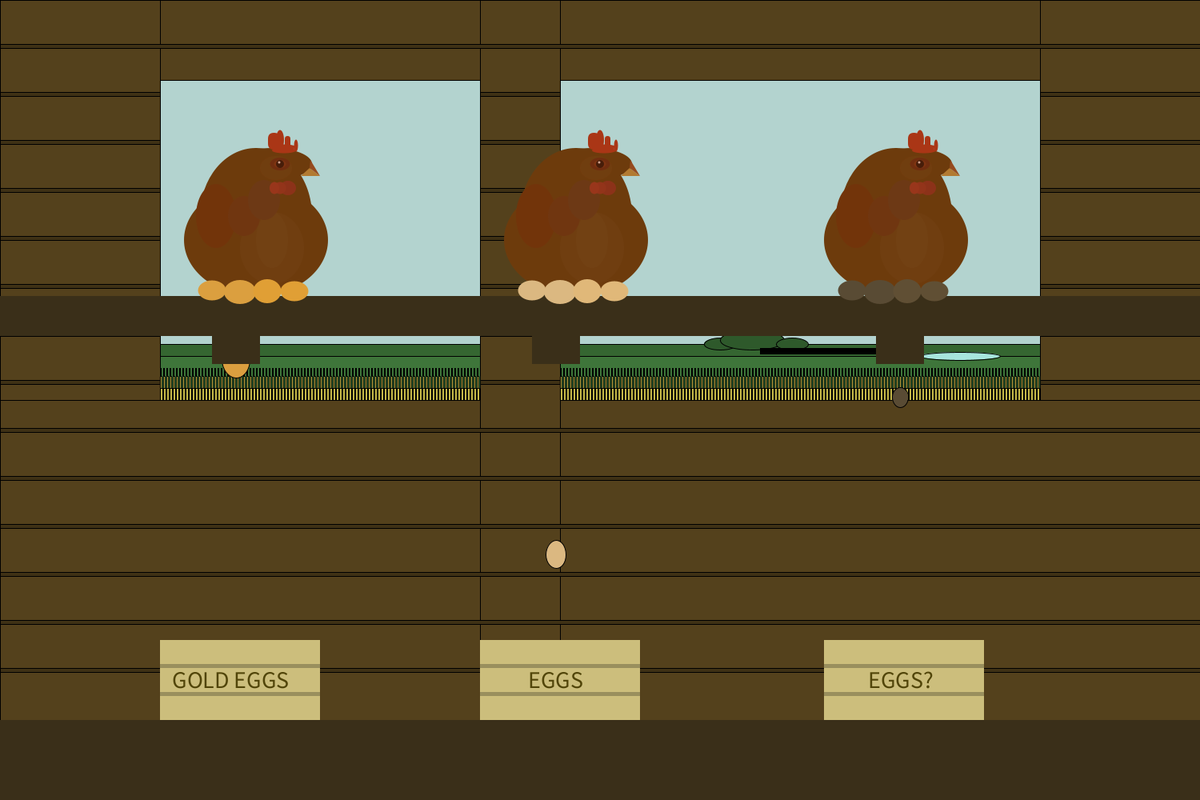
Frame 1 (no input)
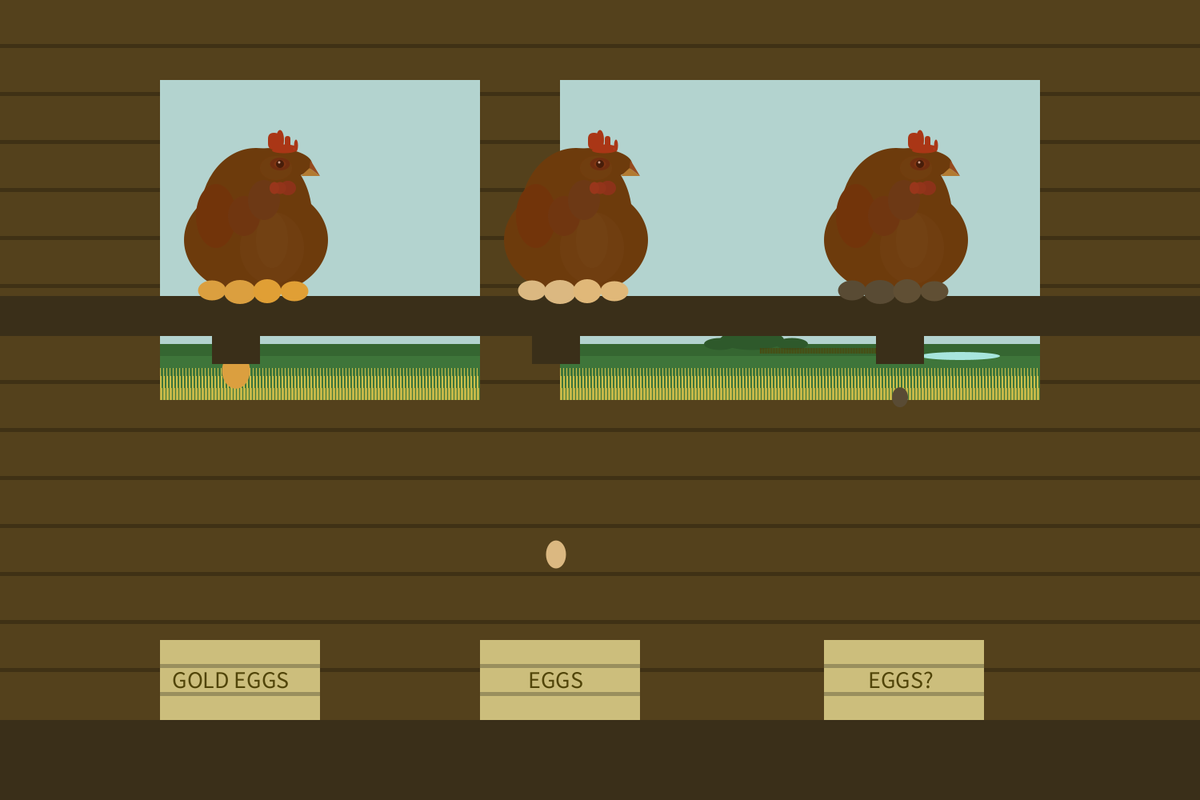
Frame 60 (the mouse pressed at the canvas centre just before this capture)
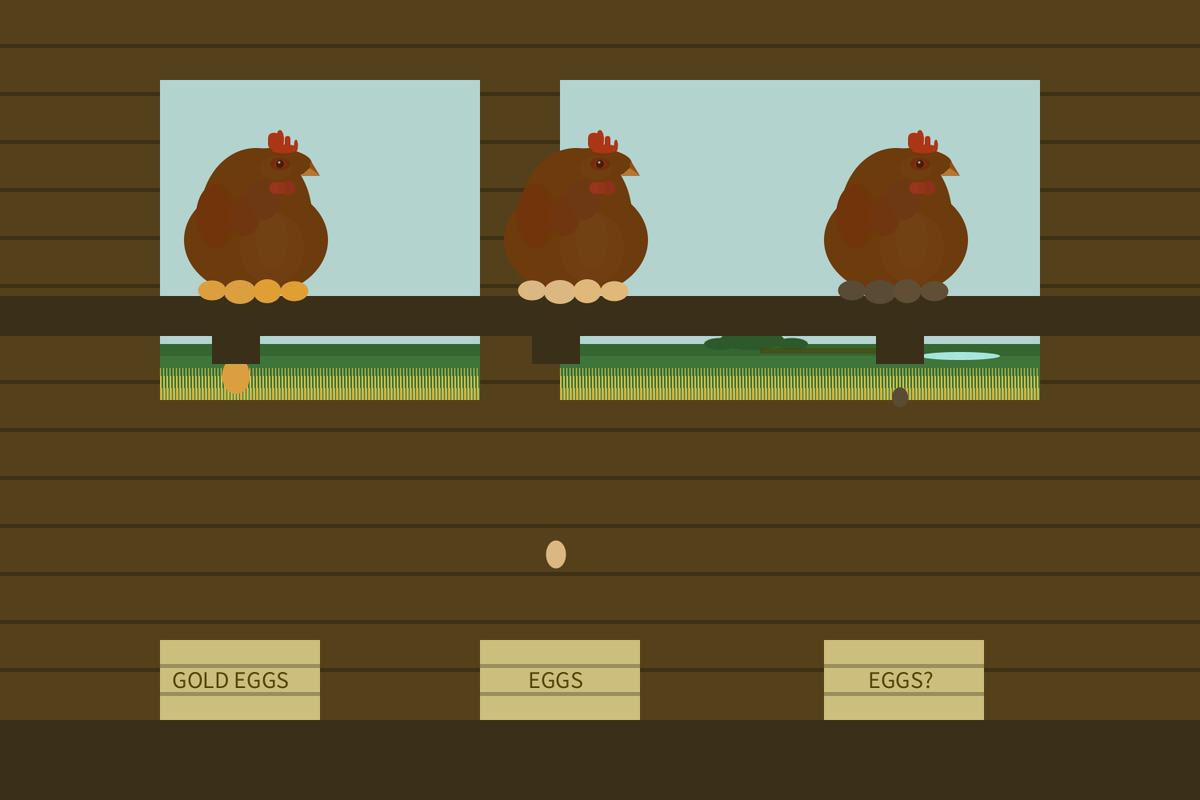
Frame 120 (the mouse held since frame 60 and released just before this capture)

The Processing sketch that drew these frames (run headless with seeded random() and noise(); from frame 60 on, the mouse is pressed at the canvas centre):

// Processing sketch: processing_164635
// ── processing_164635.pde

void setup() {
  size(1500, 1000);
  colorMode(HSB, 360, 100, 100);
  smooth();
}

void draw() {
    smooth();
  background(172, 15, 83); 
  //grass
  fill(116, 51, 40);
  rect(0, 430, 1500, 1000);
  fill(116, 51, 35);
  ellipse(900, 430, 40, 15);
  ellipse(940, 425, 80, 25);
  ellipse(990, 430, 40, 15);
  fill(116, 50, 46);
  rect(0, 445, 1500, 1000);
  fill(172, 27, 90);
  ellipse(1200, 445, 100, 10);


  //fence
  for (int y=950; y<1100; y+=2) {
    fill(47, 95, 32);
    rect(y, 435, 1, 7);
  }
  //cornfield
  for (int x=0; x<1300; x+=4) {
    fill(54, 63, 80);
    rect(x, 460, 1, 10);
    rect(x, 470, 2, 20);
    fill(54, 63, 77);
    rect(x, 485, 3, 30);
  }

  //coop wall
  fill(40, 66, 33);
  rect(0, 0, 200, 1000);
  rect(200, 0, 1500, 100);
  rect(1300, 0, 1500, 1000);
  rect(0, 500, 1500, 1000);
  rect(600, 0, 100, 1000);

  //coop lines
  fill(40, 66, 25);
  for (int i=-5; i < 100; i+=60) {
    rect(0, i, 1500, 5);
  }
  for (int i = 115; i<850; i+=60) {
    rect(0, i, 200, 5);
  }

  for (int i = 115; i<700; i+=60) {
    rect(600, i, 100, 5);
  }
  for (int i = 115; i<850; i+=60) {
    rect(1300, i, 200, 5);
  }

  for (int i = 535; i<850; i+=60) {
    rect(0, i, 1500, 5);
  }


  //falling eggs
  float g = (map(second(), 0, 59, 430, 823));
  fill(37, 71, 86);
  ellipse(295, g, 35, 45);


  float e = (map(minute(), 0, 59, 430, 818));
  fill(37, 41, 86);
  ellipse(695, e, 25, 35);

  float p = (map(hour(), 0, 23, 430, 813));
  fill(37, 41, 35);
  ellipse(1125, p, 20, 25);

  //platform
  noStroke();
  fill(40, 57, 23);
  rect(0, 370, 1500, 50); 
  rect(0, 900, 1500, 100);
  //egg shoot  
  rect(265, 355, 60, 100);
  rect(665, 355, 60, 100);
  rect(1095, 355, 60, 100);

  //crate
  fill(50, 39, 80);
  rect(200, 800, 200, 100);
  rect(600, 800, 200, 100);
  rect(1030, 800, 200, 100);
  //crate lines
  fill(50, 39, 60);
  rect(200, 830, 200, 5);
  rect(200, 865, 200, 5);
  rect(600, 830, 200, 5);
  rect(600, 865, 200, 5);
  rect(1030, 830, 200, 5);
  rect(1030, 865, 200, 5);

  //egg sign
  fill(50, 88, 32);
  textSize(30);
  text("GOLD EGGS", 215, 860);

  textSize(30);
  text("EGGS", 660, 860);

  textSize(30);
  text("EGGS?", 1085, 860);









  //hen 1

  fill(29, 89, 43);
  ellipse(320, 300, 180, 140);
  ellipse(320, 270, 140, 170);
  ellipse(340, 205, 100, 40);
  fill(29, 85, 44);
  ellipse(340, 310, 80, 90);
  fill(29, 83, 45);
  ellipse(340, 300, 40, 70);
  fill(24, 91, 45);
  ellipse(270, 270, 50, 80);
  fill(24, 85, 44);
  ellipse(305, 270, 40, 50); 
  fill(24, 80, 43);
  ellipse(330, 250, 40, 50); 
  fill(24, 94, 48);
  ellipse(345, 210, 40, 30);
  fill(29, 86, 44);
  ellipse(345, 210, 40, 30);
  fill(19, 86, 44);
  ellipse(350, 205, 25, 16);
  fill(19, 86, 50);
  ellipse(350, 205, 15, 10);
  fill(19, 86, 28);
  ellipse(350, 205, 10, 10);
  fill(19, 32, 82);
  ellipse(349, 203, 3, 3);


  fill(13, 87, 67);
  ellipse(350, 175, 10, 25);
  rect(335, 166, 15, 21, 20);
  rect(356, 170, 7, 17, 20);
  ellipse(370, 182, 5, 15);
  ellipse(355, 188, 30, 7);
  ellipse(355, 184, 30, 7);

  fill(13, 82, 55);
  ellipse(360, 235, 20, 18);
  fill(13, 82, 58);
  ellipse(350, 235, 15, 15);
  fill(13, 82, 60);
  ellipse(343, 235, 12, 15);


  fill(34, 72, 70);
  triangle(387, 210, 400, 220, 376, 220);
  fill(22, 79, 59);
  triangle(388, 200, 400, 220, 387, 210);

  //end
  //hen2
  fill(29, 89, 43);
  ellipse(720, 300, 180, 140);
  ellipse(720, 270, 140, 170);
  ellipse(740, 205, 100, 40);
  fill(29, 85, 44);
  ellipse(740, 310, 80, 90);
  fill(29, 83, 45);
  ellipse(740, 300, 40, 70);
  fill(24, 91, 45);
  ellipse(670, 270, 50, 80);
  fill(24, 85, 44);
  ellipse(705, 270, 40, 50); 
  fill(24, 80, 43);
  ellipse(730, 250, 40, 50); 
  fill(24, 94, 48);
  ellipse(745, 210, 40, 30);
  fill(29, 86, 44);
  ellipse(745, 210, 40, 30);
  fill(19, 86, 44);
  ellipse(750, 205, 25, 16);
  fill(19, 86, 50);
  ellipse(750, 205, 15, 10);
  fill(19, 86, 28);
  ellipse(750, 205, 10, 10);
  fill(19, 32, 82);
  ellipse(749, 203, 3, 3);


  fill(13, 87, 67);
  ellipse(750, 175, 10, 25);
  rect(735, 166, 15, 21, 20);
  rect(756, 170, 7, 17, 20);
  ellipse(770, 182, 5, 15);
  ellipse(755, 188, 30, 7);
  ellipse(755, 184, 30, 7);

  fill(13, 82, 55);
  ellipse(760, 235, 20, 18);
  fill(13, 82, 58);
  ellipse(750, 235, 15, 15);
  fill(13, 82, 60);
  ellipse(743, 235, 12, 15);


  fill(34, 72, 70);
  triangle(787, 210, 800, 220, 776, 220);
  fill(22, 79, 59);
  triangle(788, 200, 800, 220, 787, 210);

  //end
  //hen 3

  fill(29, 89, 43);
  ellipse(1120, 300, 180, 140);
  ellipse(1120, 270, 140, 170);
  ellipse(1140, 205, 100, 40);
  fill(29, 85, 44);
  ellipse(1140, 310, 80, 90);
  fill(29, 83, 45);
  ellipse(1140, 300, 40, 70);
  fill(24, 91, 45);
  ellipse(1070, 270, 50, 80);
  fill(24, 85, 44);
  ellipse(1105, 270, 40, 50); 
  fill(24, 80, 43);
  ellipse(1130, 250, 40, 50); 
  fill(24, 94, 48);
  ellipse(1145, 210, 40, 30);
  fill(29, 86, 44);
  ellipse(1145, 210, 40, 30);
  fill(19, 86, 44);
  ellipse(1150, 205, 25, 16);
  fill(19, 86, 50);
  ellipse(1150, 205, 15, 10);
  fill(19, 86, 28);
  ellipse(1150, 205, 10, 10);
  fill(19, 32, 82);
  ellipse(1149, 203, 3, 3);


  fill(13, 87, 67);
  ellipse(1150, 175, 10, 25);
  rect(1135, 166, 15, 21, 20);
  rect(1156, 170, 7, 17, 20);
  ellipse(1170, 182, 5, 15);
  ellipse(1155, 188, 30, 7);
  ellipse(1155, 184, 30, 7);

  fill(13, 82, 55);
  ellipse(1160, 235, 20, 18);
  fill(13, 82, 58);
  ellipse(1150, 235, 15, 15);
  fill(13, 82, 60);
  ellipse(1143, 235, 12, 15);


  fill(34, 72, 70);
  triangle(1187, 210, 1200, 220, 1176, 220);
  fill(22, 79, 59);
  triangle(1188, 200, 1200, 220, 1187, 210);

  //eggs
  fill(37, 71, 86);
  ellipse(265, 363, 35, 25);
  ellipse(300, 365, 40, 30);
  fill(37, 76, 88);
  ellipse(334, 364, 35, 30);
  fill(37, 76, 88);
  ellipse(368, 364, 35, 25);

  //eggs 2
  fill(37, 41, 86);
  ellipse(665, 363, 35, 25);
  ellipse(700, 365, 40, 30);
  fill(37, 46, 88);
  ellipse(734, 364, 35, 30);
  fill(37, 46, 88);
  ellipse(768, 364, 35, 25);

  //eggs 3
  fill(37, 41, 35);
  ellipse(1065, 363, 35, 25);
  ellipse(1100, 365, 40, 30);
  fill(37, 46, 38);
  ellipse(1134, 364, 35, 30);
  fill(37, 46, 38);
  ellipse(1168, 364, 35, 25);
}
